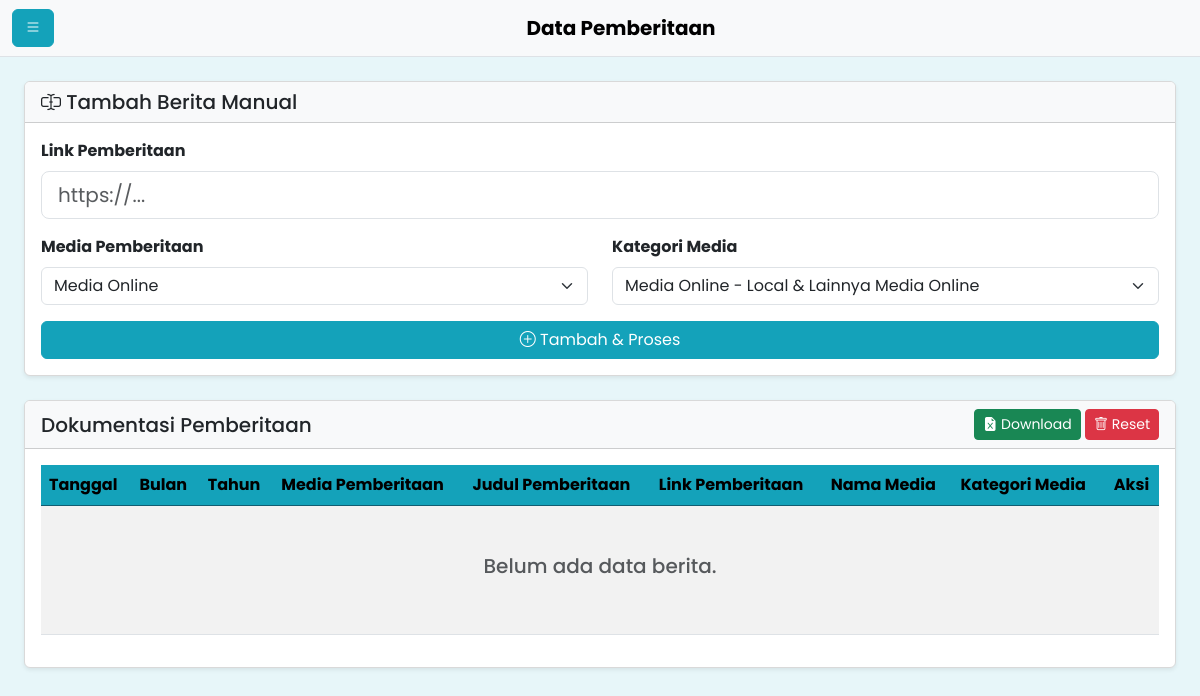
Before: /pemberitaan with the older database file.
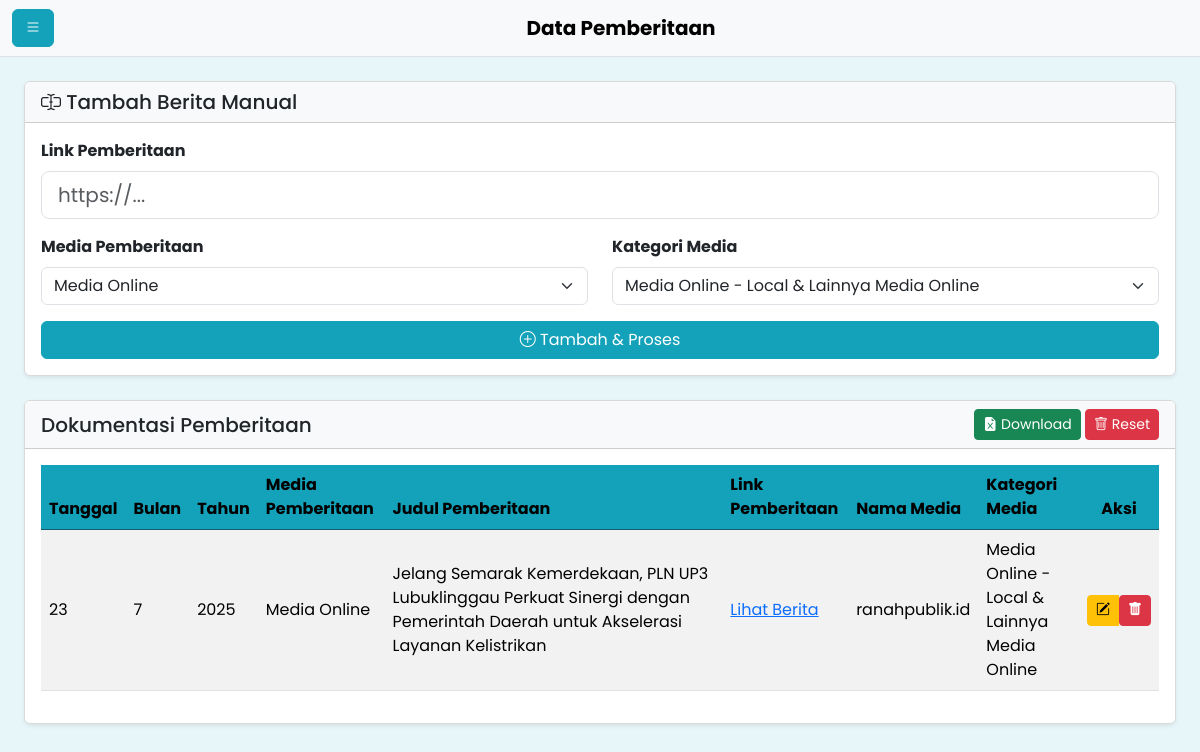
After: the same page with the newer database file.
### tables this page shows
CREATE TABLE pemberitaan_resmi (
            id INTEGER PRIMARY KEY AUTOINCREMENT,
            tanggal TEXT,
            bulan TEXT,
            tahun TEXT,
            media_pemberitaan TEXT,
            judul_pemberitaan TEXT NOT NULL,
            link_pemberitaan TEXT NOT NULL UNIQUE,
            nama_media TEXT,
            kategori_media TEXT
        );

### app.py (the view)
@app.route('/pemberitaan')
def pemberitaan():
    news_list = database.get_all_pemberitaan()
    return render_template('berita/pemberitaan.html', news_list=news_list)

### utils/database.py (called while the page is built)
def get_db_connection():
    conn = sqlite3.connect(DATABASE_NAME)
    conn.row_factory = sqlite3.Row
    return conn

def get_all_pemberitaan():
    conn = get_db_connection()
    news_list = conn.execute('SELECT * FROM pemberitaan_resmi ORDER BY id DESC').fetchall()
    conn.close()
    return news_list

### templates/berita/pemberitaan.html (shortened to what this page needs)
{% extends 'base.html' %}
{% block page_title %}Data Pemberitaan{% endblock %}
{% block content %}
<div class="card mb-4 shadow-sm">
    <div class="card-header bg-light">
        <h5 class="mb-0"><i class="bi bi-input-cursor-text"></i> Tambah Berita Manual</h5>
    </div>
    <div class="card-body">
        <form action="{{ url_for('add_news_route') }}" method="POST">
            <div class="mb-3">
                <label for="url" class="form-label fw-bold">Link Pemberitaan</label>
                <input type="url" id="url" name="url" class="form-control form-control-lg" placeholder="https://..." required>
            </div>
            <div class="row">
                <div class="col-md-6 mb-3">
                    <label for="media_pemberitaan" class="form-label fw-bold">Media Pemberitaan</label>
                    <select class="form-select" id="media_pemberitaan" name="media_pemberitaan" required>
                        <option value="Media Online" selected>Media Online</option>
                    </select>
                </div>
                <div class="col-md-6 mb-3">
                    <label for="kategori_media" class="form-label fw-bold">Kategori Media</label>
                    <select class="form-select" id="kategori_media" name="kategori_media" required>
                        <option value="Media Online - Local & Lainnya Media Online" selected>Media Online - Local & Lainnya Media Online</option>
                    </select>
                </div>
            </div>
            <button class="btn btn-primary w-100" type="submit">
                <i class="bi bi-plus-circle"></i> Tambah & Proses
            </button>
        </form>
    </div>
</div>
<div class="card shadow-sm">
    <div class="card-header bg-light d-flex justify-content-between align-items-center flex-wrap">
        <h5 class="mb-0 me-3">Dokumentasi Pemberitaan</h5>
        <div>
            <a href="{{ url_for('download_excel') }}" class="btn btn-success btn-sm">
                <i class="bi bi-file-earmark-excel-fill"></i> Download
            </a>
            <form action="{{ url_for('reset_all_data_route') }}" method="POST" class="d-inline" onsubmit="return confirm('PERINGATAN: Tindakan ini akan menghapus SEMUA data berita secara permanen. Anda yakin?');">
                <button type="submit" class="btn btn-danger btn-sm">
                    <i class="bi bi-trash"></i> Reset
                </button>
            </form>
        </div>
    </div>
    <div class="card-body">
        <div class="table-responsive">
            <table class="table table-striped table-hover align-middle">
                <thead>
                    <tr class="table-primary">
                        <th>Tanggal</th>
                        <th>Bulan</th>
                        <th>Tahun</th>
                        <th>Media Pemberitaan</th>
                        <th>Judul Pemberitaan</th>
                        <th>Link Pemberitaan</th>
                        <th>Nama Media</th>
                        <th>Kategori Media</th>
                        <th class="text-center">Aksi</th>
                    </tr>
                </thead>
                <tbody>
                    {% for news in news_list %}
                    <tr>
                        <td>{{ news.tanggal }}</td>
                        <td>{{ news.bulan }}</td>
                        <td>{{ news.tahun }}</td>
                        <td>{{ news.media_pemberitaan }}</td>
                        <td style="min-width: 300px;">{{ news.judul_pemberitaan }}</td>
                        <td><a href="{{ news.link_pemberitaan }}" target="_blank">Lihat Berita</a></td>
                        <td>{{ news.nama_media }}</td>
                        <td>{{ news.kategori_media }}</td>
                        <td class="text-center">
                            <div class="btn-group" role="group">
                                <a href="{{ url_for('edit_news_route', news_id=news.id) }}" class="btn btn-warning btn-sm" title="Edit">
                                    <i class="bi bi-pencil-square"></i>
                                </a>
                                <form action="{{ url_for('delete_news_route', news_id=news.id) }}" method="POST" class="d-inline" onsubmit="return confirm('Hapus berita ini?');">
                                    <button type="submit" class="btn btn-danger btn-sm" title="Hapus">
                                        <i class="bi bi-trash-fill"></i>
                                    </button>
                                </form>
                            </div>
                        </td>
                    </tr>
                    {% else %}
                    <tr>
                        <td colspan="9" class="text-center text-muted py-5">
                            <h5>Belum ada data berita.</h5>
                        </td>
                    </tr>
                    {% endfor %}
                </tbody>
            </table>
        </div>
    </div>
</div>
{% endblock %}

### templates/base.html (shortened to what this page needs)
<!doctype html>
<html lang="id" data-bs-theme="light">
<head>
    <link href="https://cdn.jsdelivr.net/npm/bootstrap@5.3.3/dist/css/bootstrap.min.css" rel="stylesheet">
    <link rel="stylesheet" href="https://cdn.jsdelivr.net/npm/bootstrap-icons@1.11.3/font/bootstrap-icons.min.css">
    <link rel="stylesheet" href="{{ url_for('static', filename='css/style.css') }}">
</head>
<body>
<div class="main-content">
    <nav class="navbar navbar-expand-lg navbar-light bg-light border-bottom sticky-top">
        <div class="container-fluid">
            <button class="btn btn-primary" type="button" data-bs-toggle="offcanvas" data-bs-target="#sidebarMenu" aria-controls="sidebarMenu">
                <i class="bi bi-list"></i>
            </button>
            <a class="navbar-brand mx-auto fw-bold" href="#">
                {% block page_title %}PLN News Monitor{% endblock %}
            </a>
        </div>
    </nav>
    <div class="container-fluid p-4">
        {% block content %}{% endblock %}
    </div>
</div>
</body>
</html>

### static/css/style.css (style rules this page uses)
:root { --theme-primary: #14a2ba; --theme-primary-dark: #125d72; --theme-accent: #efe62f; --theme-bg: #e7f6f9; --theme-border: #d9d9d9; --bs-primary: var(--theme-primary); --bs-primary-rgb: 20, 162, 186; }
body { background-color: var(--theme-bg); font-family: 'Poppins', sans-serif; }
.btn, .card, .nav-link { transition: all 0.2s ease-in-out; }
.btn-primary { --bs-btn-bg: var(--theme-primary); --bs-btn-border-color: var(--theme-primary); --bs-btn-hover-bg: var(--theme-primary-dark); --bs-btn-hover-border-color: var(--theme-primary-dark); }
.table-primary { --bs-table-bg: var(--theme-primary); --bs-table-border-color: var(--theme-primary-dark); color: white; }
.card { border: 1px solid var(--theme-border); }

Changed rows visible on the page:
added pemberitaan_resmi: tanggal "23", bulan "7", tahun "2025", media_pemberitaan "Media Online", judul_pemberitaan "Jelang Semarak Kemerdekaan, PLN UP3 Lubuklinggau Perkuat Sinergi dengan Pemerintah Daerah untuk Akselerasi Layanan Kelistrikan", nama_media "ranahpublik.id", kategori_media "Media Online - Local & Lainnya Media Online"
Other visible differences:
text no longer shown: "Belum ada data berita."
